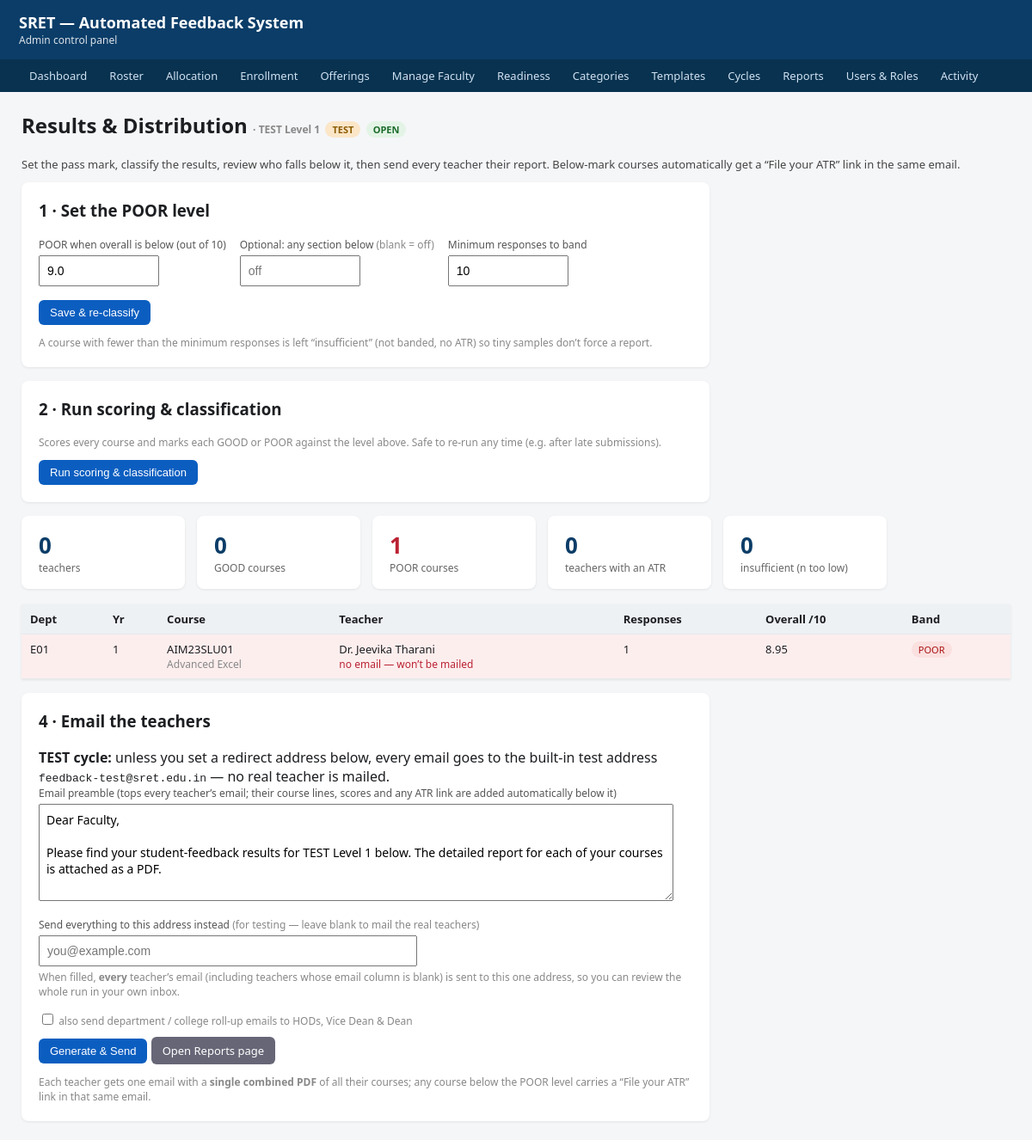
/admin/cycles/5/distribute, run on the app's committed database.
### tables this page shows
CREATE TABLE cycle (
    id            INTEGER PRIMARY KEY AUTOINCREMENT,
    code          TEXT NOT NULL,            -- 'CA1' / 'CA3' / 'testCA1' (spec §9)
    label         TEXT NOT NULL,            -- 'CA1 – Intermediate'
    academic_year TEXT NOT NULL,            -- 'AY 2026-27' (which AY this cycle belongs to)
    semester      TEXT,                     -- 'ODD'/'EVEN' — the semester this cycle covers
    email_body    TEXT,                     -- editable email text with {placeholders}
    is_open       INTEGER NOT NULL DEFAULT 0, -- 1 = accepting submissions (legacy flag, kept)
    -- v3 lifecycle (spec §9): DRAFT while uploads/readiness in progress, OPEN once
    -- the Readiness Check passes and invitations go out, CLOSED after the window,
    -- ARCHIVED once the per-cycle DB is moved aside.
    status        TEXT NOT NULL DEFAULT 'DRAFT', -- DRAFT / OPEN / CLOSED / ARCHIVED
    -- is_test (spec §9.1) — THE critical safety flag. When 1, ALL outbound email
    -- is hard-redirected to a test address inside the mailer (not by config), and
    -- generated PDFs carry a 'TEST DATA' watermark; test cycles are excluded from
    -- every real analytic and can be deleted wholesale.
    is_test       INTEGER NOT NULL DEFAULT 0,
    -- readiness_state (spec §8.6) — cached result of the Readiness Check:
    -- 'UNKNOWN' (not yet run), 'NOT_READY' (errors outstanding), 'READY' (gate open).
    -- The "Open cycle" action is disabled unless this reads 'READY'.
    readiness_state TEXT NOT NULL DEFAULT 'UNKNOWN', threshold_overall REAL NOT NULL DEFAULT 8.0, threshold_section REAL, min_responses INTEGER NOT NULL DEFAULT 10, dist_intro TEXT,
    UNIQUE (academic_year, code)
);

CREATE TABLE offering_classification (
            id                INTEGER PRIMARY KEY AUTOINCREMENT,
            offering_id       INTEGER NOT NULL,     -- FK -> offering.id
            cycle_code        TEXT    NOT NULL,     -- which cycle's scoring (scope)
            band              TEXT,                 -- 'GOOD' | 'POOR' | NULL (insufficient n)
            overall_score     REAL,                 -- the /10 overall used (audit)
            n_responses       INTEGER,              -- responses counted (min_responses input)
            threshold_overall REAL,                 -- overall cut applied (audit)
            threshold_section REAL,                 -- optional critical-section cut (nullable)
            min_responses     INTEGER,              -- minimum-sample guard applied (audit)
            reason            TEXT,                 -- human-readable justification (audit, §6)
            classified_at     TEXT NOT NULL DEFAULT (datetime('now')),
            UNIQUE (offering_id, cycle_code),
            FOREIGN KEY (offering_id) REFERENCES offering(id)
        );

CREATE TABLE offering (
    id             INTEGER PRIMARY KEY AUTOINCREMENT,
    cycle_code     TEXT    NOT NULL,         -- which cycle's allocation this belongs to (scope)
    academic_year  TEXT    NOT NULL,         -- 'AY 2026-27' (kept for report headers + filenames)
    semester       TEXT,                     -- 'ODD'/'EVEN' (spec §7.2) — free-form, editable
    programme      TEXT,                     -- display label 'B.Tech'/'B.Sc'/'M.Sc'
    dept_code      TEXT    NOT NULL,         -- programme code E01…E81 (must exist in programme master)
    year_of_study  INTEGER NOT NULL,         -- 1..4 — must match a roster row (cross-check §7.2)
    section        TEXT    NOT NULL DEFAULT 'NA', -- 'A'/'B' or 'NA' if the class is not divided
    course_code    TEXT    NOT NULL,         -- e.g. 'CS4001'
    course_name    TEXT,                     -- e.g. 'Cloud Computing'
    course_type    TEXT    NOT NULL DEFAULT 'CORE', -- CORE / ELECTIVE / LAB / PROJECT (spec §7.2, §7.4)
    elective_basket TEXT,                    -- 'Elective-I' — required iff course_type=ELECTIVE
    faculty         TEXT,                    -- faculty display name, e.g. 'Dr. Priya R'
    faculty_email   TEXT,                    -- institutional email (validated at upload §7.2)
    faculty_id      TEXT,                    -- stable key across cycles, e.g. 'SRET1234'
    role            TEXT NOT NULL DEFAULT 'Primary', -- 'Primary' / 'Co-teacher'
    expected_students INTEGER,               -- optional; blank for electives (derived from enrollment)
    category_id     INTEGER,                 -- FK to category; auto-detected from code, editable
    source_sheet    TEXT,                    -- audit trail if produced by the migration helper
    source_cell     TEXT,                    -- audit trail if produced by the migration helper
    FOREIGN KEY (category_id) REFERENCES category(id)
);

### admin/cycles.py (the view)
@admin_bp.route("/cycles/<int:cycle_id>/distribute", methods=["GET"])
def distribute_page(cycle_id):
    conn = get_master()
    c = conn.execute("SELECT * FROM cycle WHERE id=?", (cycle_id,)).fetchone()
    if c is None:
        conn.close(); flash("Cycle not found.", "error")
        return redirect(url_for("admin.cycles_list"))
    rows = conn.execute(
        """
        SELECT oc.offering_id, oc.band, oc.overall_score, oc.n_responses, oc.reason,
               o.faculty, o.faculty_email, o.course_code, o.course_name,
               o.dept_code, o.year_of_study
        FROM offering_classification oc
        JOIN offering o ON o.id = oc.offering_id
        WHERE oc.cycle_code = ?
        ORDER BY (oc.band='POOR') DESC, o.dept_code, o.faculty, o.course_code
        """,
        (c["code"],)).fetchall()
    tally = {"GOOD": 0, "POOR": 0, "INSUF": 0}
    faculty, poor_faculty = set(), set()
    for r in rows:
        if r["band"] == "GOOD":
            tally["GOOD"] += 1
        elif r["band"] == "POOR":
            tally["POOR"] += 1
        else:
            tally["INSUF"] += 1
        if r["faculty_email"]:
            faculty.add(r["faculty_email"])
            if r["band"] == "POOR":
                poor_faculty.add(r["faculty_email"])
    intro = (c["dist_intro"] if ("dist_intro" in c.keys() and c["dist_intro"])
             else _default_intro(c))
    m = emailer.active_mode()                    # gmail-api > smtp > dev-outbox
    mail = {
        "live": m["live"],
        "from_addr": m["from_addr"],
        "is_test": bool(c["is_test"]),
        "reaches_faculty": m["live"] and not bool(c["is_test"]),
        "test_redirect": Config.TEST_REDIRECT_EMAIL,   # the default test address
    }
    conn.close()
    return render_template("distribute.html", cycle=c, rows=rows, tally=tally,
                           n_faculty=len(faculty), n_poor_faculty=len(poor_faculty),
                           intro=intro, mail=mail)

### templates/distribute.html (shortened to what this page needs)
{% extends "base.html" %}
{% block content %}
  <h2 style="margin-top:0">Results &amp; Distribution
    <span class="muted">· {{ cycle.label }}</span>
    {% if cycle.is_test %}<span class="pill warn">TEST</span>{% endif %}
    {% if cycle.is_open %}<span class="pill ok">OPEN</span>
    {% else %}<span class="pill warn">{{ cycle.status or 'CLOSED' }}</span>{% endif %}
  </h2>
  <p class="stat">Set the pass mark, classify the results, review who falls below it,
  then send every teacher their report. Below-mark courses automatically get a
  “File your ATR” link in the same email.</p>
  <div class="card">
    <h3 style="margin-top:0">1 · Set the POOR level</h3>
    <form method="post"
          action="{{ url_for('admin.distribute_thresholds', cycle_id=cycle.id) }}"
          style="display:flex; gap:16px; align-items:end; flex-wrap:wrap">
      <div class="field" style="margin:0">
        <label>POOR when overall is below (out of 10)</label>
        <input name="threshold_overall" value="{{ '%.1f'|format(cycle.threshold_overall or 8.0) }}"
               style="width:120px" placeholder="8.0">
      </div>
      <div class="field" style="margin:0">
        <label>Optional: any section below <span class="muted">(blank = off)</span></label>
        <input name="threshold_section"
               value="{{ '%.1f'|format(cycle.threshold_section) if cycle.threshold_section is not none else '' }}"
               style="width:120px" placeholder="off">
      </div>
      <div class="field" style="margin:0">
        <label>Minimum responses to band</label>
        <input name="min_responses" value="{{ cycle.min_responses or 10 }}"
               style="width:120px" placeholder="10">
      </div>
      <button class="btn" type="submit">Save &amp; re-classify</button>
    </form>
    <p class="muted" style="margin-bottom:0">A course with fewer than the minimum
    responses is left “insufficient” (not banded, no ATR) so tiny samples don’t
    force a report.</p>
  </div>
  <div class="card">
    <h3 style="margin-top:0">2 · Run scoring &amp; classification</h3>
    <p class="muted" style="margin-top:0">Scores every course and marks each GOOD or
    POOR against the level above. Safe to re-run any time (e.g. after late submissions).</p>
    <form method="post" action="{{ url_for('admin.distribute_classify', cycle_id=cycle.id) }}">
      <button class="btn" type="submit">Run scoring &amp; classification</button>
    </form>
  </div>
  <div class="cards">
    <div class="metric"><div class="n">{{ n_faculty }}</div><div class="l">teachers</div></div>
    <div class="metric"><div class="n">{{ tally.GOOD }}</div><div class="l">GOOD courses</div></div>
    <div class="metric"><div class="n" style="color:#b23">{{ tally.POOR }}</div><div class="l">POOR courses</div></div>
    <div class="metric"><div class="n">{{ n_poor_faculty }}</div><div class="l">teachers with an ATR</div></div>
    <div class="metric"><div class="n">{{ tally.INSUF }}</div><div class="l">insufficient (n too low)</div></div>
  </div>
  {% if rows %}
    <table>
      <thead><tr>
        <th>Dept</th><th>Yr</th><th>Course</th><th>Teacher</th>
        <th>Responses</th><th>Overall /10</th><th>Band</th>
      </tr></thead>
      <tbody>
        {% for r in rows %}
          <tr {% if r.band=='POOR' %}style="background:#fdeeee"{% endif %}>
            <td>{{ r.dept_code }}</td>
            <td>{{ r.year_of_study }}</td>
            <td>{{ r.course_code }}<div class="muted">{{ r.course_name }}</div></td>
            <td>{{ r.faculty }}{% if not r.faculty_email %}
                <div class="muted" style="color:#b23">no email — won’t be mailed</div>{% endif %}</td>
            <td>{{ r.n_responses }}</td>
            <td>{{ '%.2f'|format(r.overall_score) if r.overall_score is not none else '—' }}</td>
            <td>
              {% if r.band=='GOOD' %}<span class="pill ok">GOOD</span>
              {% elif r.band=='POOR' %}<span class="pill" style="background:#fbe0e0;color:#a11">POOR</span>
              {% else %}<span class="muted">insufficient</span>{% endif %}
            </td>
          </tr>
        {% endfor %}
      </tbody>
    </table>
  {% else %}
    <div class="warn">No classified results yet. Run <b>scoring &amp; classification</b>
    above first — then the teacher list appears here.</div>
  {% endif %}
  <div class="card" style="margin-top:16px">
    <h3 style="margin-top:0">4 · Email the teachers</h3>
    {% if cycle.is_test %}
      <div class="warn"><b>TEST cycle:</b> unless you set a redirect address below,
      every email goes to the built-in test address
      <code>{{ mail.test_redirect }}</code> — no real teacher is mailed.</div>
    {% elif mail.live %}
      <div class="warn"><b>Live email is ON</b> (from {{ mail.from_addr }}). Sending
      will deliver to real faculty inboxes — unless you set a redirect address below.</div>
    {% else %}
      <div class="tip"><b>Dev mode:</b> no email leaves the laptop — each message
      (with its PDF attachment) is written to <code>app/outbox/</code> so you can
      open and check it first. Ideal for a dry run.</div>
    {% endif %}
    <form method="post" action="{{ url_for('admin.distribute_send', cycle_id=cycle.id) }}">
      <div class="field">
        <label>Email preamble (tops every teacher’s email; their course lines,
          scores and any ATR link are added automatically below it)</label>
        <textarea name="intro" rows="5" style="width:100%; max-width:720px">{{ intro }}</textarea>
      </div>
      <div class="field">
        <label>Send everything to this address instead <span class="muted">(for
          testing — leave blank to mail the real teachers)</span></label>
        <input name="redirect_to" type="email" placeholder="you@example.com"
               style="width:100%; max-width:420px">
        <p class="muted" style="margin:4px 0 0">When filled, <b>every</b> teacher’s
        email (including teachers whose email column is blank) is sent to this one
        address, so you can review the whole run in your own inbox.</p>
      </div>
      <label class="muted" style="display:block; margin-bottom:10px">
        <input type="checkbox" name="send_leaders">
        also send department / college roll-up emails to HODs, Vice Dean &amp; Dean
      </label>
      <button class="btn" type="submit"
              onclick="return confirm('Send results for {{ cycle.code }} now?');">
        Generate &amp; Send
      </button>
      <a class="btn grey" href="{{ url_for('admin.reports_home', cycle_id=cycle.id) }}">Open Reports page</a>
    </form>
    <p class="muted" style="margin-bottom:0">Each teacher gets one email with a
    <b>single combined PDF</b> of all their courses; any course below the POOR level
    carries a “File your ATR” link in that same email.</p>
  </div>
{% endblock %}

### data on the page
cycle: threshold_overall "9.0", intro "Dear Faculty, Please find your student-feedback results for TEST Level 1 below. The detailed report for each of your courses is attached as a PDF."
offering_classification: dept_code "E01", year_of_study "1", course_code "AIM23SLU01", course_name "Advanced Excel", faculty "Dr. Jeevika Tharani", n_responses "1", overall_score "8.95", band "POOR"

### other printed values
{{ n_faculty }} "0"
{{ tally.GOOD }} "0"
{{ tally.POOR }} "1"
{{ n_poor_faculty }} "0"
{{ tally.INSUF }} "0"
{{ mail.test_redirect }} "feedback-test@sret.edu.in"
